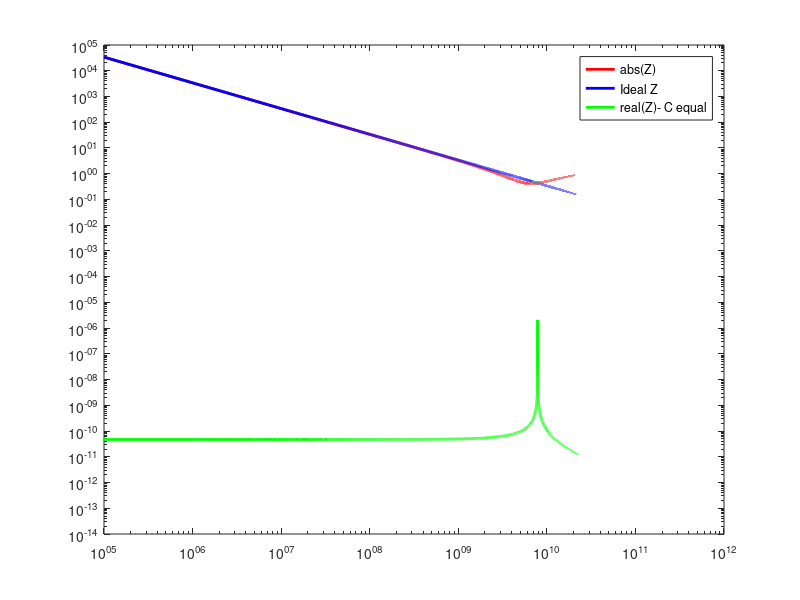

Recreate this plot in MATLAB.
function Z = cap_real()
a = 2.032*1e-4;
l = 1.25*1e-2;
u=4*pi*1e-7;
d=64.516*1e6;
tand = 1e-4;


f = 100e3:1e6:1e12;
w = 2*pi*f;
C = 47e-12;

R = l/a*sqrt(u/(pi*d));
Rs = R*sqrt(f);
%Rs = 4.8*sqrt(f)*1e-6;

R = tand/(2*pi*C);
%Re = R./f;
Re = 33.9./f*1e12;

L = 2*l/(4*pi*a)*sqrt(u/(pi*d));
Ls = L./sqrt(f);

ZL = 1i*w.*Ls;
ZC = 1./(1i*w*C);
Zp =1./(1i*w*C +1./Re);

Z = ZL + Rs + Zp;
Ceq = 1./(imag(Z).*w);

figure(1);
loglog(f,abs(Z),'r', 'LineWidth', 2);
hold on;
loglog(f,abs(ZC),'b', 'LineWidth', 2);
hold on;
loglog(f,abs(Ceq),'g', 'LineWidth', 2);
legend('abs(Z)','Ideal Z', 'real(Z)- C equal')
hold off



%axis([1e8 1e12 0 1e2]);

end
